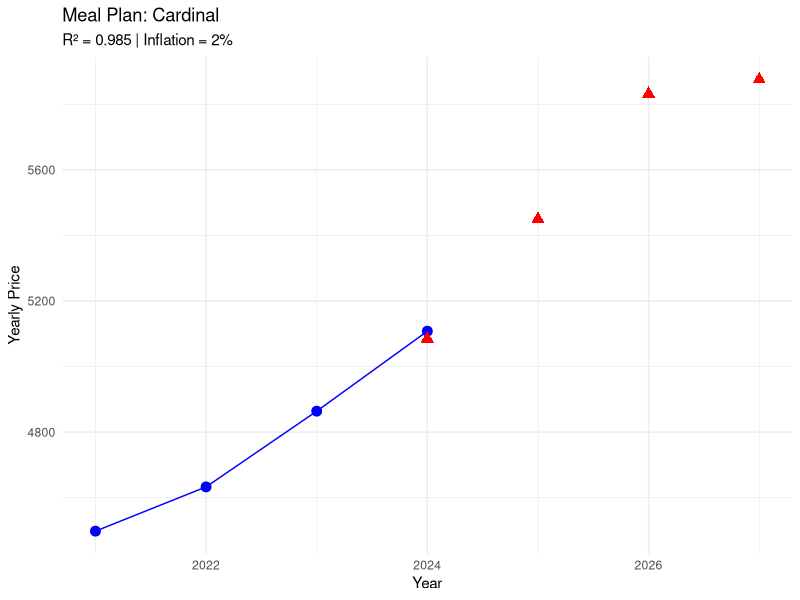

This figure's R source:
library(readr)
library(dplyr)
library(ggplot2)

#-------------------------------
# Load & Prepare Meal Plan Data
#-------------------------------
load_meal_data <- function() {
  meal_prices <- read_csv("./data_folder/transformed_data/Clean_Meal_Plan_Prices.csv")
  combined_data <- read_csv("./data_folder/clean/CurrentDiningData.csv")
  regents <- read.csv("./data_folder/clean/CleanRegents.csv")
  
  fall_2024_meal_plans <- unique(combined_data$Meal.Plan.Description)
  
  meal_prices %>%
    filter(Meal.Plan.Description %in% fall_2024_meal_plans,
           grepl("Fall", Term.Session.Description),
           !is.na(Price.Year)) %>%
    mutate(Year = as.numeric(gsub("Fall ", "", Term.Session.Description))) %>%
    dplyr::select(Meal.Plan.Description, Year, Price.Year)
}

#-------------------------------------------------
# Predict & Plot Prices with Optional Inflation
#-------------------------------------------------
predict_and_plot_prices <- function(data, future_years, inflation_rate = 0) {
  future_df <- data.frame(Year = future_years)
  predictions <- data.frame()
  plot_list <- list()
  
  for (plan in unique(data$Meal.Plan.Description)) {
    plan_data <- filter(data, Meal.Plan.Description == plan)
    
    if (nrow(plan_data) > 1) {
      model <- lm(Price.Year ~ Year, data = plan_data)
      raw_preds <- predict(model, newdata = future_df)
      
      last_year <- max(plan_data$Year)
      n_years <- future_years - last_year
      
      # Apply inflation adjustment (if any)
      adjusted_preds <- raw_preds * (1 + inflation_rate)^n_years
      
      r2 <- summary(model)$r.squared
      
      pred_df <- data.frame(
        Meal.Plan.Description = plan,
        Year = future_years,
        Predicted.Price = raw_preds,
        Inflation.Rate = inflation_rate,
        Adjusted.Price = adjusted_preds,
        R2 = r2
      )
      
      predictions <- bind_rows(predictions, pred_df)
      
      # Combine for plotting
      combined_plot_data <- bind_rows(
        mutate(plan_data, Type = "Historical"),
        mutate(pred_df, Price.Year = Adjusted.Price, Type = "Predicted") %>%
          dplyr::select(Meal.Plan.Description, Year, Price.Year, Type)
      )
      
      # Plot
      p <- ggplot() +
        geom_point(data = filter(combined_plot_data, Type == "Historical"),
                   aes(x = Year, y = Price.Year), color = "blue", size = 3) +
        geom_line(data = filter(combined_plot_data, Type == "Historical"),
                  aes(x = Year, y = Price.Year), color = "blue") +
        geom_point(data = filter(combined_plot_data, Type == "Predicted"),
                   aes(x = Year, y = Price.Year), color = "red", size = 3, shape = 17) +
        labs(title = paste("Meal Plan:", plan),
             subtitle = paste("R² =", round(r2, 3), "| Inflation =", paste0(inflation_rate * 100, "%")),
             y = "Yearly Price", x = "Year") +
        theme_minimal()
      
      plot_list[[plan]] <- p
    }
  }
  
  return(list(predictions = predictions, plots = plot_list))
}

#-------------------------------
# Run Prediction with Inflation
#-------------------------------
# Load data
data <- load_meal_data()

# Set parameters
future_years <- c(2024,2025,2026,2027)
inflation_rate <- c(0.02,0.03,0.03,0.01)  # 3% annual inflation

# Get results
result <- predict_and_plot_prices(data, future_years, inflation_rate)

# View predictions
print(result$predictions)

# View one plot
print(result$plots[["Cardinal"]])
